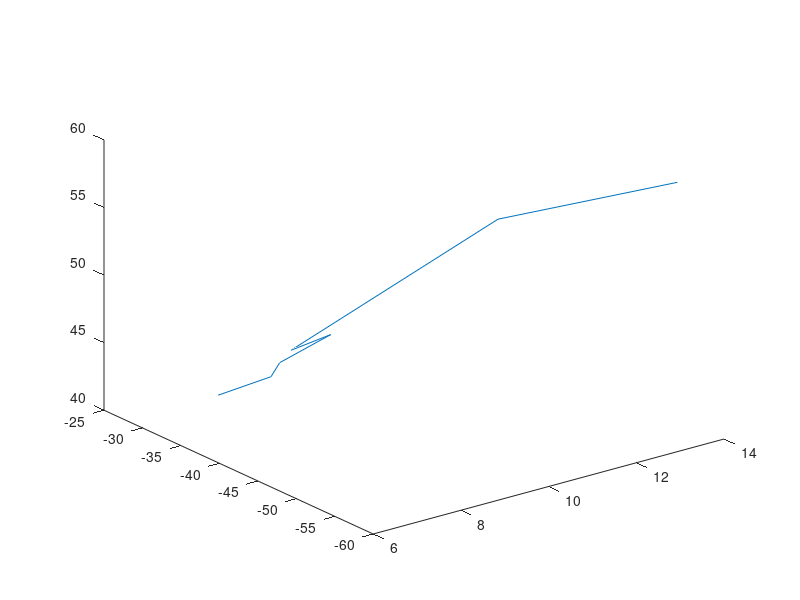

MATLAB code for this plot:
%Scale and transpose
center = [4 4 4];
cubesize = 2;

%Vertices for Line Cube. Order matters
X = [0 0 1 1 0 0 1 1 1 1 1 1 0 0 0 0 0]';
Y = [0 1 1 0 0 0 0 0 0 1 1 1 1 1 1 0 0]';
Z = [0 0 0 0 0 1 1 0 1 1 0 1 1 0 1 1 0]';

X=[6.8158 7.8493 9.9579 8.8219 9.5890 10.8082 13.2690]';
Y=[-35.1954 -36.1723 -25.2799 -38.3767 -28.8402 -48.8146 -58.0988]';
Z=[43.0640 43.7815 40.1151 46.6153 42.2858 56.1475 59.1422]' ;

%Example two cube matrix. Unit cube and one scaled/translated cube
X1 = [X X*cubesize+center(1)];
Y1 = [Y Y*cubesize+center(2)];
Z1 = [Z Z*cubesize+center(3)];

%Single plot command for all 'cube lines'
plot3(X,Y,Z);
